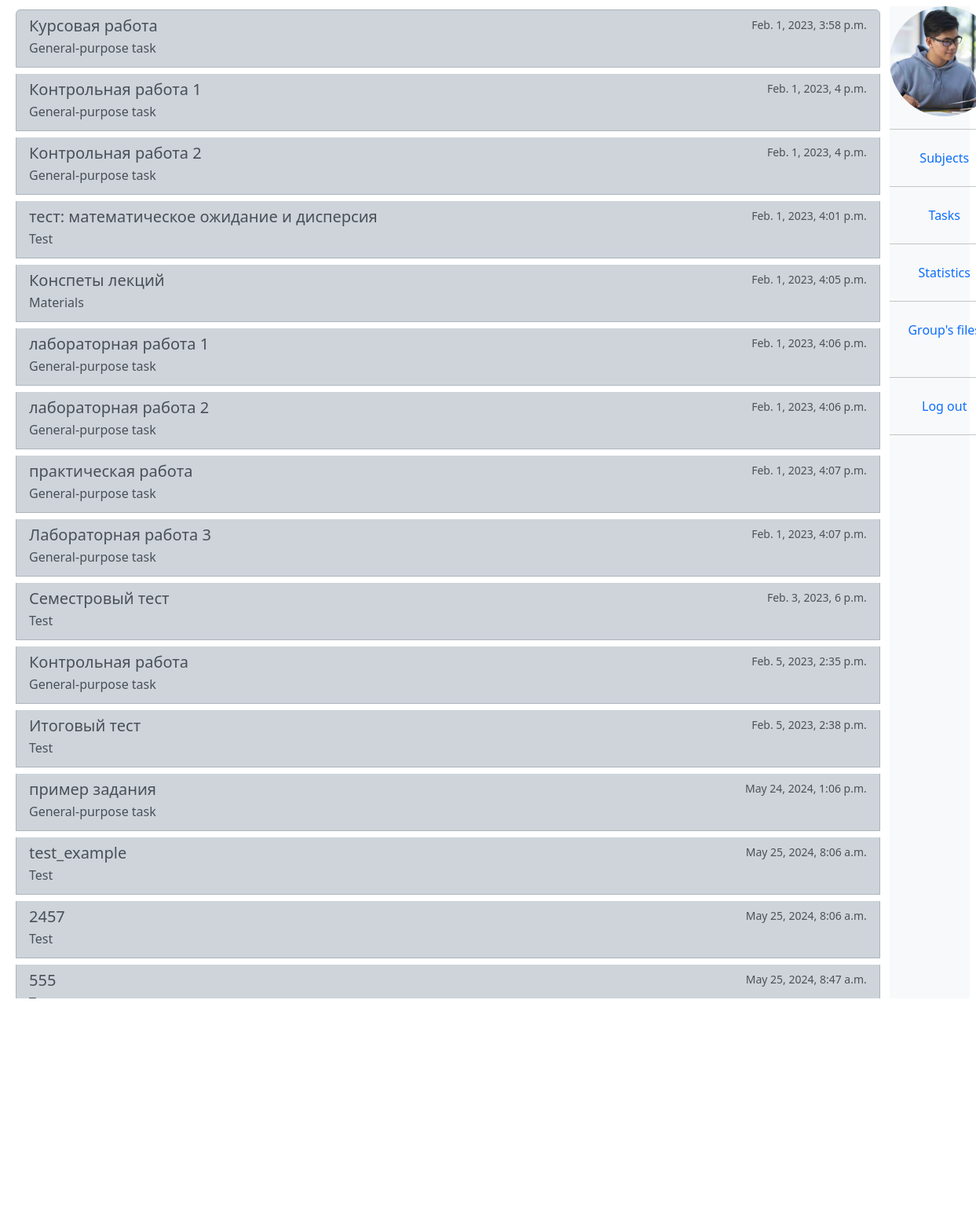
Before: /subject/1 (signed in) with the older database file.
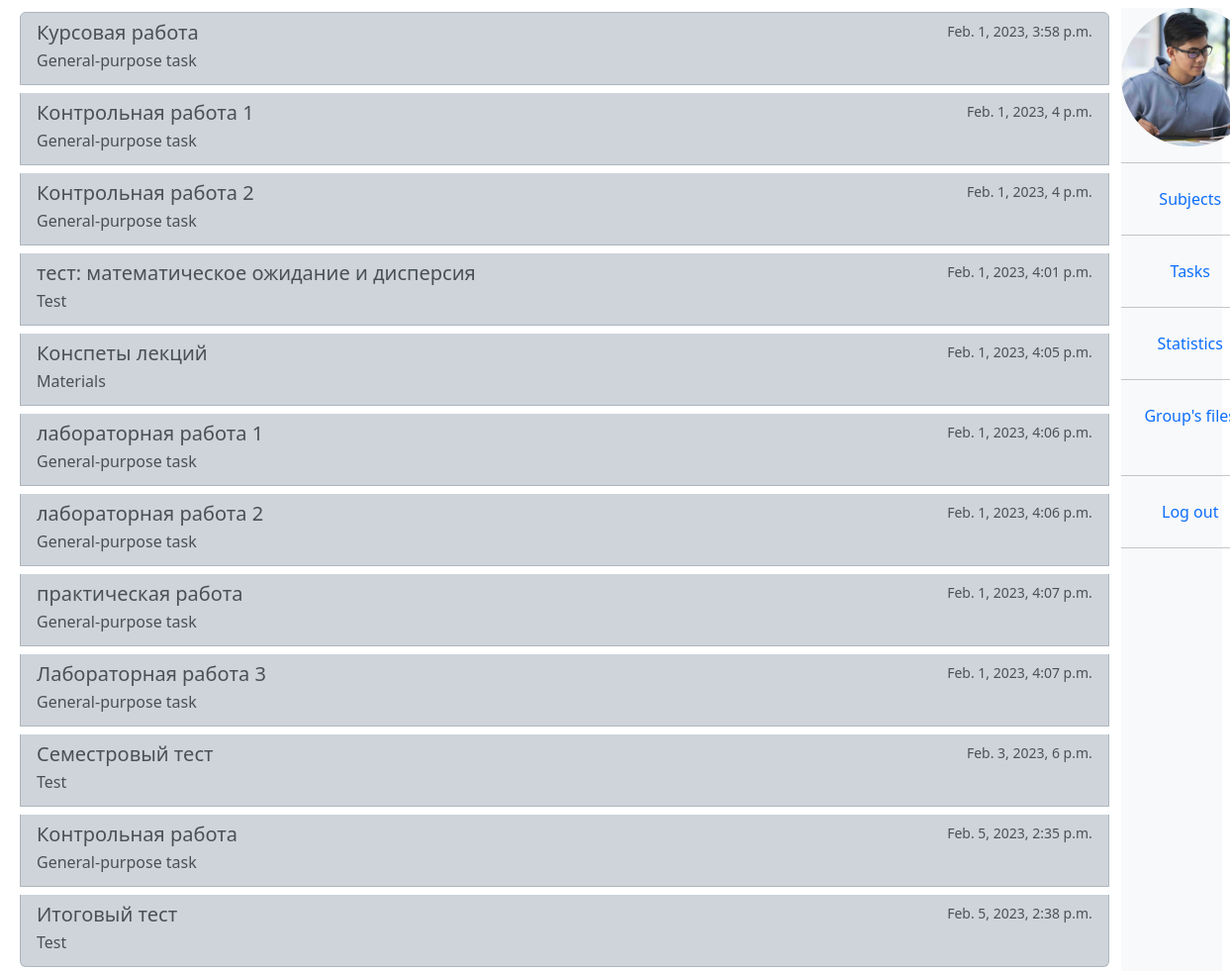
After: the same page with the newer database file.
### univ_app/models.py (models this page shows, shortened)
class Task(models.Model):
    title = models.CharField(max_length=200, default="", blank=True)
    description = models.TextField(default="", blank=True)
    subject = models.ForeignKey(
        "Subject", blank=True, null=True, on_delete=models.SET_NULL
    )
    created_at = models.DateTimeField(auto_now_add=True, null=True, blank=True)
    created_by = models.ForeignKey(
        "Teacher", blank=True, null=True, on_delete=models.SET_NULL
    )
    class Meta:
        abstract = True
    def get_type(self):
        return str(self.__class__.__name__)
    def get_type_for_user(self):
        type_name = self.get_type()
        if type_name == "CommonTask":
            return "General-purpose task"
        if type_name == "Test":
            return "Test"
        if type_name == "InfoTask":
            return "Materials"

class CommonTask(Task):
    file = models.FileField(upload_to="uploads/common_tasks/", blank=True, null=True)

class Test(Task):
    slug = models.SlugField(max_length=120, blank=True, null=True)
    link = models.CharField(max_length=1000, default="")
    image = models.ImageField(
        upload_to="uploads/", blank=True, null=True, default="test.png"
    )

class InfoTask(Task):
    file = models.FileField(upload_to="uploads/info_tasks/", blank=True, null=True)

### univ_app/decorators.py (the view)
        def wrapper(request, *args, **kwargs):
            group = None
            if request.user.groups.exists():
                group = request.user.groups.all()[0].name
            if group in allowed_groups:
                return view_func(request, *args, **kwargs)
            return HttpResponse("Permission denied")

### univ_app/models.py (called while the page is built)
    @property
    def all_tasks(self):
        common_tasks = self.commontask_set.all()
        info_tasks = self.infotask_set.all()
        test_tasks = self.test_set.all()
        tasks = list(chain(common_tasks, info_tasks, test_tasks))
        tasks.sort(key=lambda task: task.created_at)
        return tasks

### univ_app/templatetags/user_tags.py (called while the page is built)
@register.filter(name="has_group")
def has_group(user, group_name):
    return user.groups.filter(name=group_name).exists()

### univ_app/views.py (called while the page is built)
@allowed_users(allowed_groups=["teacher", "student"])
def ts_subject(request, subj_id):
    subject = Subject.objects.get(id=subj_id)
    tasks = subject.all_tasks
    ctx = {
        "subject": subject,
        "tasks": tasks,
    }
    return render(request, "mutual_views/ts_subject.html", ctx)

### templates/mutual_views/ts_subject.html (shortened to what this page needs)
{%extends "base.html"%}
{%load user_tags%}
{% block ts_subject %}
<div class="list-group">
  {%for task in tasks%}
  <a href="{%url 'ts_task' task.get_type task.id %}" class="list-group-item  list-group-item-action list-group-item-dark flex-column align-items-start my-1">
    <div class="d-flex w-100 justify-content-between">
      <h5 class="mb-1">{{task.title}} </h5>
      <small class="text-muted">{{task.created_at}}</small>
    </div>
    <p class="mb-1">{{task.get_type_for_user}}</p>
  </a>
  {%endfor%}
</div>
{% endblock %}

Changed rows visible on the page:
removed CommonTask: title "пример задания", created_at "May 24, 2024, 1:06 p.m.", get_type_for_user "General-purpose task"
removed Test: title "test_example", created_at "May 25, 2024, 8:06 a.m.", get_type_for_user "Test"
removed Test: title "2457", created_at "May 25, 2024, 8:06 a.m.", get_type_for_user "Test"
removed Test: title "555", created_at "May 25, 2024, 8:47 a.m.", get_type_for_user "Test"
